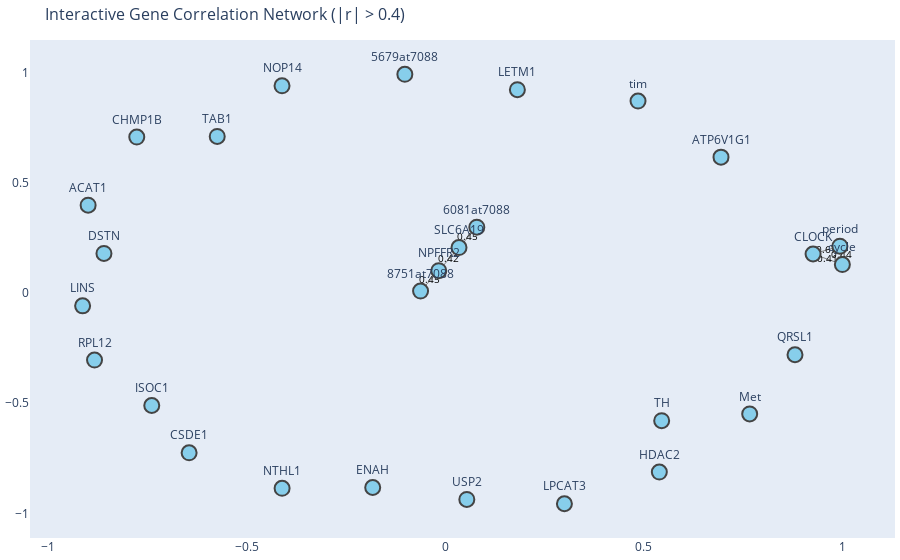

This figure's notebook cell:
### Code cell
import pandas as pd
import networkx as nx
import plotly.graph_objects as go

# Load the correlation matrix
df = filtered_df_can_list_pivot

# Create graph with thresholded edges
G = nx.Graph()
G.add_nodes_from(df.columns)
threshold = 0.4

for i in range(len(df)):
    for j in range(i+1, len(df.columns)):
        gene1 = df.index[i]
        gene2 = df.columns[j]
        weight = df.iloc[i, j]
        if abs(weight) >= threshold:
            G.add_edge(gene1, gene2, weight=weight)

# Generate layout
pos = nx.spring_layout(G, seed=42)

# Extract node and edge positions
edge_x = []
edge_y = []
for edge in G.edges():
    x0, y0 = pos[edge[0]]
    x1, y1 = pos[edge[1]]
    edge_x += [x0, x1, None]
    edge_y += [y0, y1, None]

# Edge traces
edge_trace = go.Scatter(
    x=edge_x, y=edge_y,
    line=dict(width=1, color='gray'),
    hoverinfo='none',
    mode='lines'
)

# Node traces
node_x = []
node_y = []
node_text = []

for node in G.nodes():
    x, y = pos[node]
    node_x.append(x)
    node_y.append(y)
    node_text.append(node)

node_trace = go.Scatter(
    x=node_x, y=node_y,
    mode='markers+text',
    text=node_text,
    textposition="top center",
    hoverinfo='text',
    marker=dict(
        showscale=False,
        color='skyblue',
        size=15,
        line_width=2
    )
)



edge_label_x = []
edge_label_y = []
edge_label_text = []

for edge in G.edges(data=True):
    x0, y0 = pos[edge[0]]
    x1, y1 = pos[edge[1]]
    mid_x = (x0 + x1) / 2
    mid_y = (y0 + y1) / 2
    edge_label_x.append(mid_x)
    edge_label_y.append(mid_y)
    edge_label_text.append(f"{edge[2]['weight']:.2f}")

# Scatter trace for edge labels
edge_label_trace = go.Scatter(
    x=edge_label_x,
    y=edge_label_y,
    text=edge_label_text,
    mode='text',
    textfont=dict(color='black', size=10),
    hoverinfo='none',
    showlegend=False
)

# Build the figure
# fig = go.Figure(data=[edge_trace, node_trace],
#     layout=go.Layout(
#         title=dict(
#             text='Interactive Gene Correlation Network (|r| > 0.6)',
#             font=dict(size=16)
#         ),
#         showlegend=False,
#         hovermode='closest',
#         margin=dict(b=20, l=5, r=5, t=40),
#         xaxis=dict(showgrid=False, zeroline=False),
#         yaxis=dict(showgrid=False, zeroline=False)
#     )
# )


fig = go.Figure(data=[edge_trace, edge_label_trace, node_trace],
    layout=go.Layout(
        title=dict(
            text=f'Interactive Gene Correlation Network (|r| > {threshold})',
            font=dict(size=16)
        ),
        showlegend=False,
        hovermode='closest',
        margin=dict(b=20, l=5, r=5, t=40),
        xaxis=dict(showgrid=False, zeroline=False),
        yaxis=dict(showgrid=False, zeroline=False)
    )
)

fig.show()
location = "/mnt/c/Users/sauba/Desktop/20.RERConverge_trimmed/3.New_colias/61.New_alignment_colias"
fig.write_html(f"{location}/3.ERC_network/correlation_network_non_diapause_{threshold}.html")

### Figure 1 — Plotly figure (JSON) as saved in the notebook; plotly's stock layout.template omitted (floating-point values rounded to 4 significant figures)
{"data": [{"hoverinfo": "none", "line": {"color": "gray", "width": 1}, "mode": "lines", "type": "scatter", "x": [0.07925, 0.03439, null, -0.06239, -0.01653, null, 0.9262, 1, null, 0.9262, 0.9938, null, -0.01653, 0.03439, null, 1, 0.9938, null], "y": [0.299, 0.2065, null, 0.008937, 0.1016, null, 0.1774, 0.1295, null, 0.1774, 0.2128, null, 0.1016, 0.2065, null, 0.1295, 0.2128, null]}, {"hoverinfo": "none", "mode": "text", "showlegend": false, "text": ["0.45", "0.45", "0.41", "0.67", "0.42", "0.44"], "textfont": {"color": "black", "size": 10}, "type": "scatter", "x": [0.05682, -0.03946, 0.9631, 0.96, 0.008933, 0.9969], "y": [0.2527, 0.05526, 0.1534, 0.1951, 0.154, 0.1711]}, {"hoverinfo": "text", "marker": {"color": "skyblue", "line": {"width": 2}, "showscale": false, "size": 15}, "mode": "markers+text", "text": ["5679at7088", "6081at7088", "8751at7088", "ACAT1", "ATP6V1G1", "CHMP1B", "CLOCK", "CSDE1", "DSTN", "ENAH", "HDAC2", "ISOC1", "LETM1", "LINS", "LPCAT3", "Met", "NOP14", "NPFFR2", "NTHL1", "QRSL1", "RPL12", "SLC6A19", "TAB1", "TH", "USP2", "cycle", "period", "tim"], "textposition": "top center", "type": "scatter", "x": [-0.102, 0.07925, -0.06239, -0.8997, 0.6943, -0.7772, 0.9262, -0.6454, -0.8599, -0.183, 0.539, -0.7394, 0.1814, -0.9136, 0.2999, 0.7665, -0.4113, -0.01653, -0.4112, 0.8807, -0.8836, 0.03439, -0.5746, 0.5449, 0.0541, 1, 0.9938, 0.4853], "y": [0.9926, 0.299, 0.008937, 0.3986, 0.6167, 0.7078, 0.1774, -0.7247, 0.1798, -0.8821, -0.8119, -0.5101, 0.9227, -0.05806, -0.9556, -0.5482, 0.9401, 0.1016, -0.8859, -0.2798, -0.3041, 0.2065, 0.7107, -0.579, -0.9361, 0.1295, 0.2128, 0.8709]}], "layout": {"autosize": true, "hovermode": "closest", "margin": {"b": 20, "l": 5, "r": 5, "t": 40}, "showlegend": false, "title": {"font": {"size": 16}, "text": "Interactive Gene Correlation Network (|r| > 0.4)"}, "xaxis": {"autorange": true, "range": [-1.041, 1.127], "showgrid": false, "type": "linear", "zeroline": false}, "yaxis": {"autorange": true, "range": [-1.145, 1.182], "showgrid": false, "type": "linear", "zeroline": false}}}
